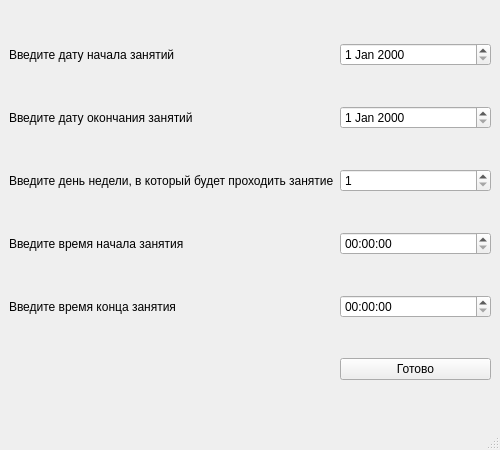
<?xml version="1.0" encoding="UTF-8"?>
<ui version="4.0">
 <class>AddSchedule</class>
 <widget class="QMainWindow" name="AddSchedule">
  <property name="geometry">
   <rect>
    <x>0</x>
    <y>0</y>
    <width>500</width>
    <height>450</height>
   </rect>
  </property>
  <property name="windowTitle">
   <string>Добавить урок</string>
  </property>
  <widget class="QWidget" name="centralwidget">
   <layout class="QGridLayout" name="gridLayout">
    <item row="0" column="1">
     <widget class="QDateEdit" name="start_date"/>
    </item>
    <item row="1" column="0">
     <widget class="QLabel" name="label_2">
      <property name="text">
       <string>Введите дату окончания занятий</string>
      </property>
     </widget>
    </item>
    <item row="5" column="0">
     <widget class="QLabel" name="label_4">
      <property name="text">
       <string>Введите время конца занятия</string>
      </property>
     </widget>
    </item>
    <item row="3" column="1">
     <widget class="QSpinBox" name="week_day_box">
      <property name="minimum">
       <number>1</number>
      </property>
      <property name="maximum">
       <number>7</number>
      </property>
     </widget>
    </item>
    <item row="4" column="1">
     <widget class="QTimeEdit" name="start_time"/>
    </item>
    <item row="3" column="0">
     <widget class="QLabel" name="label_5">
      <property name="text">
       <string>Введите день недели, в который будет проходить занятие</string>
      </property>
     </widget>
    </item>
    <item row="5" column="1">
     <widget class="QTimeEdit" name="stop_time"/>
    </item>
    <item row="0" column="0">
     <widget class="QLabel" name="label">
      <property name="text">
       <string>Введите дату начала занятий</string>
      </property>
     </widget>
    </item>
    <item row="4" column="0">
     <widget class="QLabel" name="label_3">
      <property name="text">
       <string>Введите время начала занятия</string>
      </property>
     </widget>
    </item>
    <item row="1" column="1">
     <widget class="QDateEdit" name="stop_date"/>
    </item>
    <item row="6" column="1">
     <widget class="QPushButton" name="pushButton">
      <property name="text">
       <string>Готово</string>
      </property>
     </widget>
    </item>
   </layout>
  </widget>
  <widget class="QStatusBar" name="statusbar"/>
 </widget>
 <resources/>
 <connections/>
</ui>
